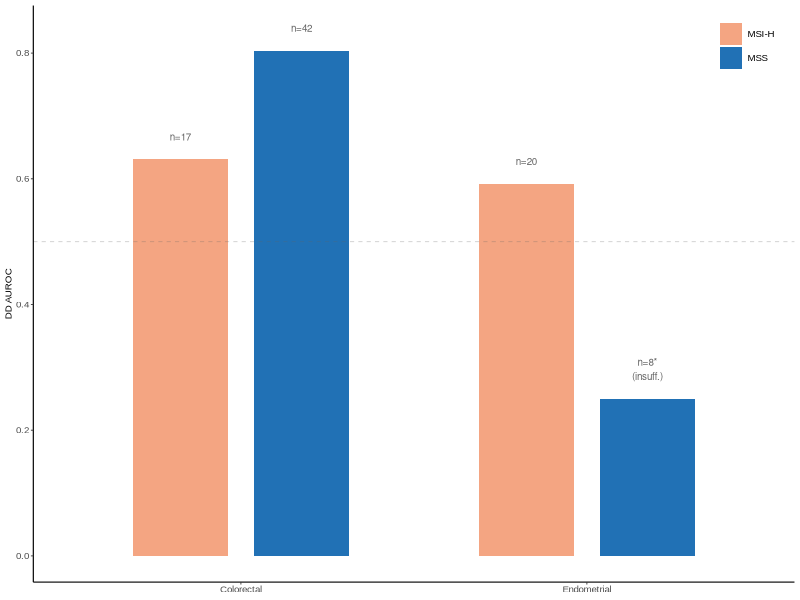
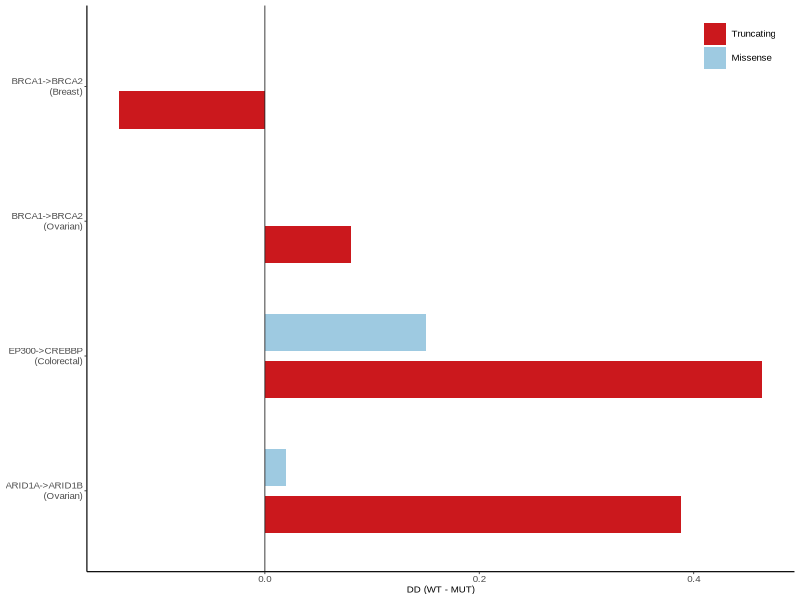
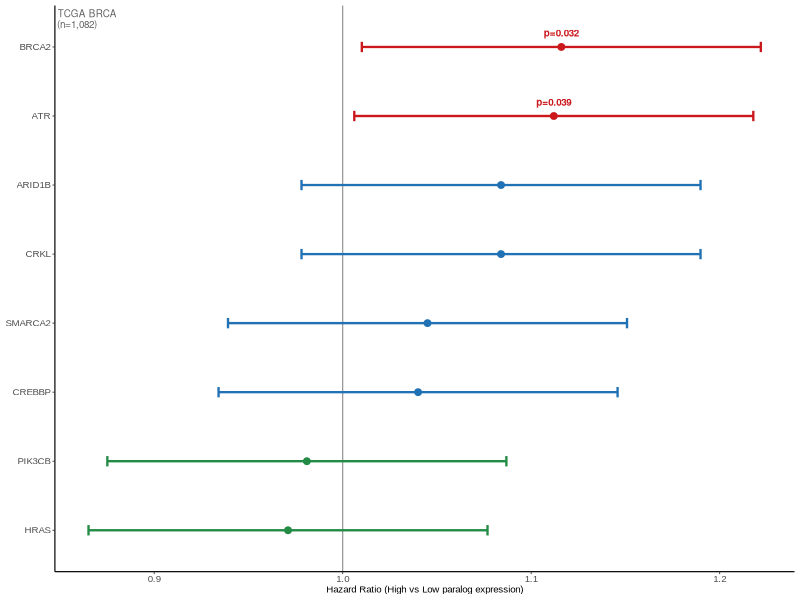
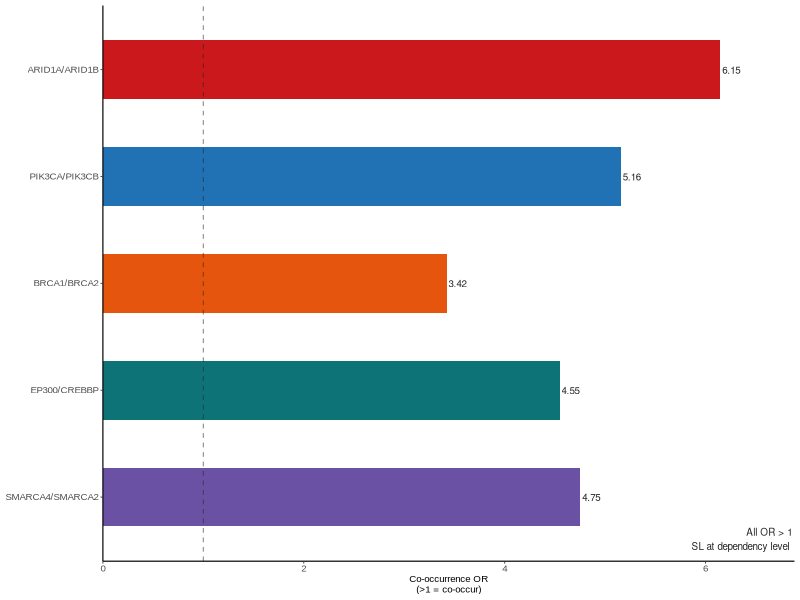
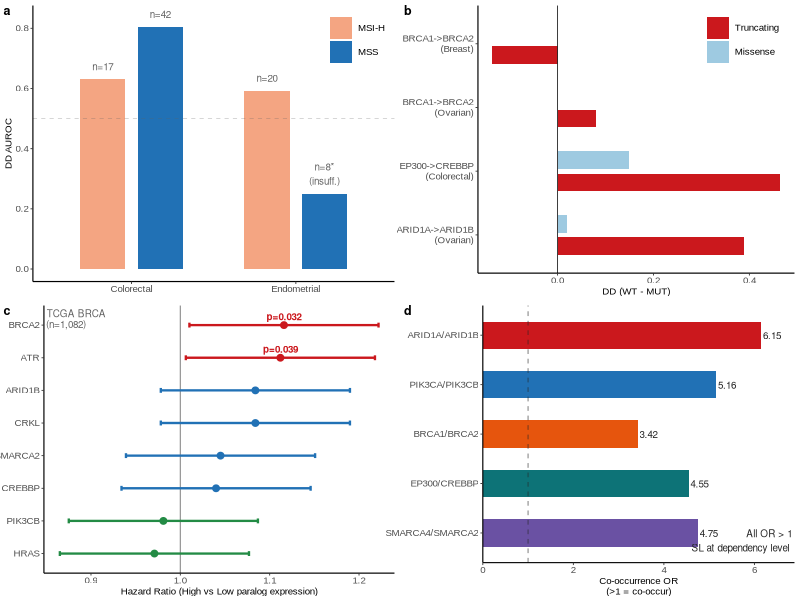
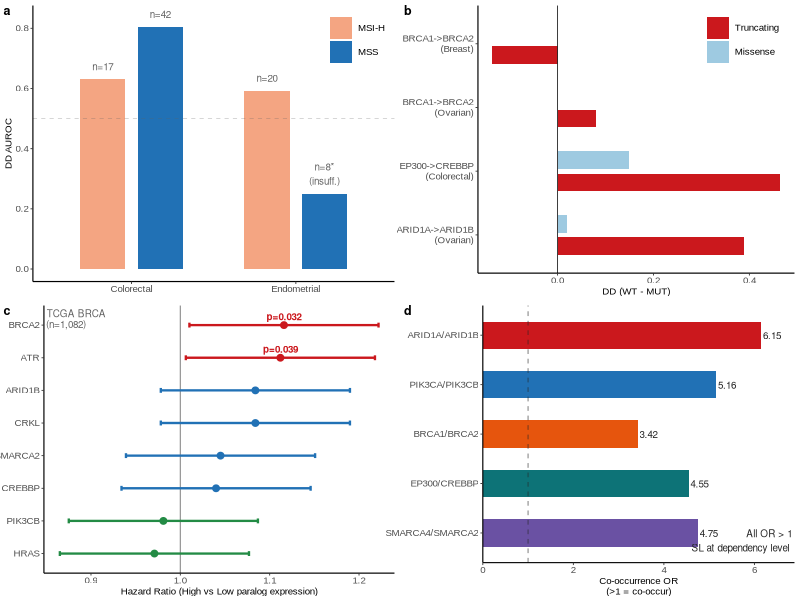
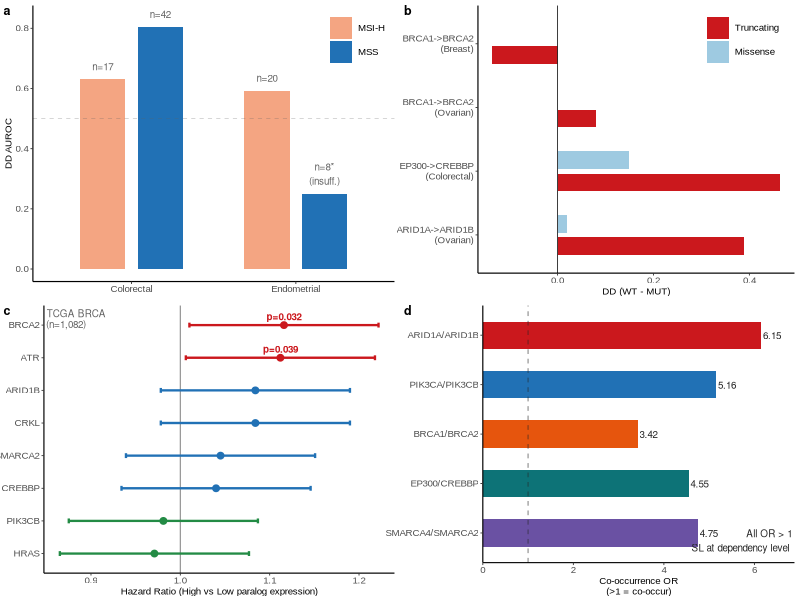

These charts were generated, in order, by the following R code:
# Fig3 — Clinical Stratification (R)
# Purpose: 4 individual 90×90mm panels → cowplot → 180×180mm composite
# Usage:   Rscript R_fig3.R
library(ggplot2)
library(cowplot)
library(dplyr)
library(tidyr)
library(readr)

# ── Constants ──
BASE_FS <- 7; TICK_FS <- 7; LEGEND_FS <- 7
PANEL_W <- 90; PANEL_H <- 90
OUT_DIR <- "paralog_sl_predictor/output/figures"
dir.create(OUT_DIR, showWarnings = FALSE, recursive = TRUE)

# ── Colors ──
BLUE  <- "#2171B5"; RED   <- "#CB181D"; GREEN <- "#238B45"
ORANGE <- "#E6550D"; PURPLE <- "#6A51A3"
GRAY  <- "#636363"; DARK  <- "#252525"

# ── Theme ──
theme_sci <- theme_classic(base_size = 7, base_family = "Arial") + theme(
  panel.grid = element_blank(),
  axis.line    = element_line(linewidth = 0.4),
  axis.ticks   = element_line(linewidth = 0.3),
  axis.text    = element_text(size = TICK_FS),
  axis.title   = element_text(size = BASE_FS),
  legend.text  = element_text(size = LEGEND_FS),
  legend.title = element_blank(),
  legend.background = element_blank(),
  legend.key        = element_blank(),
  plot.margin  = margin(4, 4, 4, 4, "pt"),
  plot.background  = element_rect(fill = "white", color = NA),
  panel.background = element_rect(fill = "white", color = NA))

save_panel <- function(p, name) {
  ggsave(file.path(OUT_DIR, paste0("Fig3_panel_", name, ".pdf")), p,
         width = PANEL_W, height = PANEL_H, units = "mm", device = cairo_pdf)
  message(sprintf("  panel %s ✓", name))
}

# ═══════════════════════════════════════════════════════════════
# PANEL A — MSI Stratification
# ═══════════════════════════════════════════════════════════════
panel_a <- function() {
  df <- tibble(
    cancer = factor(c("Colorectal","Colorectal","Endometrial","Endometrial"),
                    levels = c("Colorectal","Endometrial")),
    msi_status = factor(c("MSI-H","MSS","MSI-H","MSS"),
                        levels = c("MSI-H","MSS")),
    auroc = c(0.631, 0.804, 0.592, NA),
    n     = c(17, 42, 20, 8))

  # For hatched bar, use a dummy value with patterned fill
  df$bar_val <- ifelse(is.na(df$auroc), 0.25, df$auroc)

  ggplot(df, aes(cancer, bar_val, fill = msi_status)) +
    geom_col(position = position_dodge(0.7), width = 0.55) +
    geom_text(aes(y = bar_val + 0.03,
                  label = ifelse(!is.na(auroc), paste0("n=", n), paste0("n=", n, "*\n(insuff.)"))),
              position = position_dodge(0.7), size = 2.5, color = GRAY, vjust = 0) +
    scale_fill_manual(values = c("MSI-H" = "#F4A582", "MSS" = BLUE)) +
    geom_hline(yintercept = 0.5, linewidth = 0.3, color = GRAY, linetype = "dashed", alpha = 0.3) +
    labs(x = NULL, y = "DD AUROC") +
    theme_sci + theme(legend.position = c(0.98, 0.98), legend.justification = c(1, 1))
}

# ═══════════════════════════════════════════════════════════════
# PANEL B — Mutation Type ΔDD
# ═══════════════════════════════════════════════════════════════
panel_b <- function() {
  # Values recomputed from output/muttype_{cancer}_results.csv (WT − MUT,
  # manuscript Eq. 1; positive = stronger dependency in the mutant subgroup)
  df <- bind_rows(
    tibble(pair = "ARID1A->ARID1B\n(Ovarian)",    type = "Truncating", dd = 0.388),
    tibble(pair = "ARID1A->ARID1B\n(Ovarian)",    type = "Missense",   dd = 0.020),
    tibble(pair = "EP300->CREBBP\n(Colorectal)",   type = "Truncating", dd = 0.464),
    tibble(pair = "EP300->CREBBP\n(Colorectal)",   type = "Missense",   dd = 0.150),
    tibble(pair = "BRCA1->BRCA2\n(Ovarian)",       type = "Truncating", dd = 0.080),
    tibble(pair = "BRCA1->BRCA2\n(Ovarian)",       type = "Missense",   dd = 0.000),
    tibble(pair = "BRCA1->BRCA2\n(Breast)",        type = "Truncating", dd = -0.136),
    tibble(pair = "BRCA1->BRCA2\n(Breast)",        type = "Missense",   dd = 0.000))
  df$pair <- factor(df$pair, levels = unique(df$pair))
  df$type <- factor(df$type, levels = c("Truncating","Missense"))

  ggplot(df, aes(dd, pair, fill = type)) +
    geom_col(position = position_dodge(0.7), width = 0.55) +
    scale_fill_manual(values = c(Truncating = "#CB181D", Missense = "#9ECAE1")) +
    geom_vline(xintercept = 0, linewidth = 0.3, color = DARK) +
    labs(x = "DD (WT - MUT)", y = NULL) +
    theme_sci + theme(legend.position = c(0.98, 0.98), legend.justification = c(1, 1))
}

# (panel b — legend upper right)

# ═══════════════════════════════════════════════════════════════
# PANEL C — TCGA Survival Forest Plot
# ═══════════════════════════════════════════════════════════════
panel_c <- function() {
  df <- tibble(
    gene = c("BRCA2","ATR","ARID1B","CRKL","SMARCA2","CREBBP","PIK3CB","HRAS"),
    hr   = c(1.116,1.112,1.084,1.084,1.045,1.040,0.981,0.971),
    se   = c(0.054,0.054,0.054,0.054,0.054,0.054,0.054,0.054),
    sig  = c("p=0.032","p=0.039","","","","","",""))
  df$gene <- factor(df$gene, levels = rev(df$gene))
  df$clr  <- ifelse(df$hr > 1 & df$sig != "", RED,
                    ifelse(df$hr > 1, BLUE, GREEN))
  df$ypos <- as.numeric(df$gene) + 0.15

  ggplot(df, aes(hr, gene)) +
    geom_vline(xintercept = 1, linewidth = 0.4, color = DARK, alpha = 0.5) +
    geom_point(aes(color = clr), size = 2) +
    geom_errorbarh(aes(xmin = hr - 1.96*se, xmax = hr + 1.96*se, color = clr),
                   height = 0.15, linewidth = 0.8) +
    geom_text(aes(label = sig, color = clr, y = ypos),
              size = 2.5, fontface = "bold", hjust = 0.5, vjust = 0) +
    scale_color_identity() +
    labs(x = "Hazard Ratio (High vs Low paralog expression)", y = NULL) +
    annotate("text", x = -Inf, y = Inf, label = "TCGA BRCA\n(n=1,082)",
             size = 2.5, color = GRAY, hjust = -0.05, vjust = 1.2, lineheight = 0.9) +
    theme_sci
}

# ═══════════════════════════════════════════════════════════════
# PANEL D — Mutational Co-occurrence
# ═══════════════════════════════════════════════════════════════
panel_d <- function() {
  df <- tibble(
    pair = c("ARID1A/ARID1B","PIK3CA/PIK3CB","BRCA1/BRCA2","EP300/CREBBP","SMARCA4/SMARCA2"),
    or   = c(6.147, 5.157, 3.422, 4.548, 4.753),
    clr  = c(RED, BLUE, ORANGE, "#0D7377", PURPLE))
  df$pair <- factor(df$pair, levels = rev(df$pair))

  ggplot(df, aes(or, pair, fill = clr)) +
    geom_col(width = 0.55) +
    geom_text(aes(label = sprintf("%.2f", or)), hjust = -0.1, size = 2.5, color = DARK) +
    scale_fill_identity() +
    geom_vline(xintercept = 1, linewidth = 0.4, color = DARK, alpha = 0.5, linetype = "dashed") +
    labs(x = "Co-occurrence OR\n(>1 = co-occur)", y = NULL) +
    scale_x_continuous(expand = expansion(mult = c(0, 0.12))) +
    annotate("text", x = Inf, y = -Inf, label = "All OR > 1\nSL at dependency level",
             size = 2.5, color = DARK, hjust = 1.05, vjust = -0.5) +
    theme_sci
}

# ═══════════════════════════════════════════════════════════════
# MAIN
# ═══════════════════════════════════════════════════════════════
message("=== Fig3 Panel Generation (R) ===")
pa <- panel_a(); pb <- panel_b(); pc <- panel_c(); pd <- panel_d()

save_panel(pa, "a"); save_panel(pb, "b"); save_panel(pc, "c"); save_panel(pd, "d")

p <- ggdraw() +
  draw_plot(pa, x = 0,    y = 0.5,  width = 0.5, height = 0.5) +
  draw_plot(pb, x = 0.5,  y = 0.5,  width = 0.5, height = 0.5) +
  draw_plot(pc, x = 0,    y = 0,    width = 0.5, height = 0.5) +
  draw_plot(pd, x = 0.5,  y = 0,    width = 0.5, height = 0.5) +
  draw_plot_label(c("a","b","c","d"),
                  x = c(0, 0.5, 0, 0.5), y = c(1, 1, 0.5, 0.5),
                  size = 9, fontface = "bold", fontfamily = "Arial")

ggsave(file.path(OUT_DIR, "Fig3_Clinical.pdf"), p,
       width = 180, height = 180, units = "mm", device = cairo_pdf)
ggsave(file.path(OUT_DIR, "Fig3_Clinical.svg"), p,
       width = 180, height = 180, units = "mm", device = svglite::svglite)
ggsave(file.path(OUT_DIR, "Fig3_Clinical.tiff"), p,
       width = 180, height = 180, units = "mm", device = ragg::agg_tiff, dpi = 600)
message("Fig3_Clinical.pdf (180×180mm) ✓")
